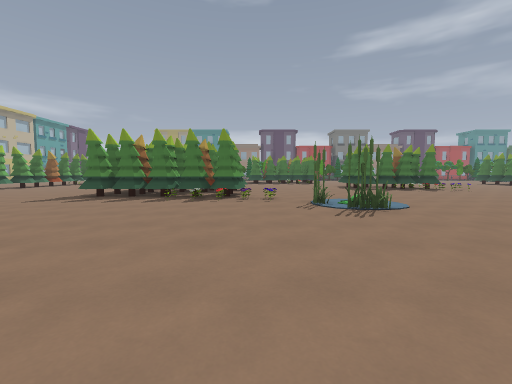
View 1 (above)

12 first-person views from a walk through a level from a Godot 3-D game. The camera is 1.4 m above the floor, tilts 4° down and sees 90° across. The floor is counted in squares, 2 m on a side. Each view is taken from the middle of a square. On the plan, view 1 faces up. The plan holds only what a view shows up to about 9 squares ahead; the rest is blank. The place goes on beyond the plan. Characters and animated objects are left out. Some surface patterns are stand-ins.

View 2
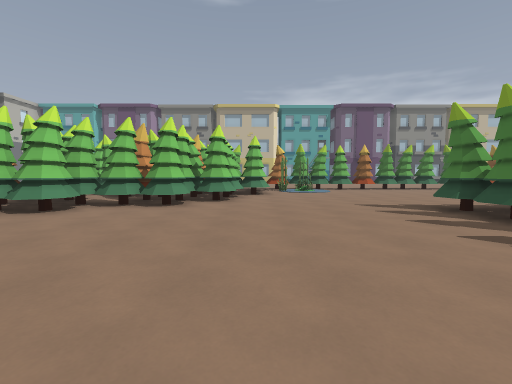

View 3
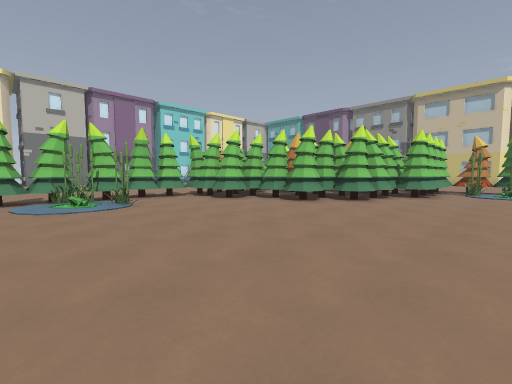

View 4
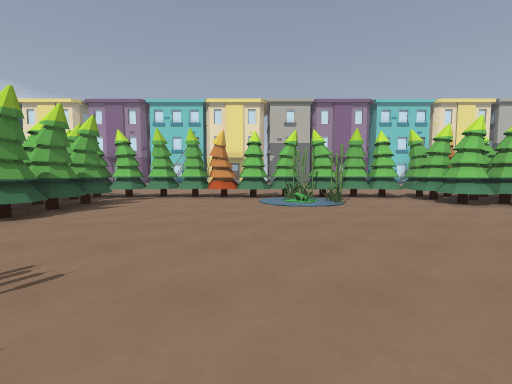

View 5
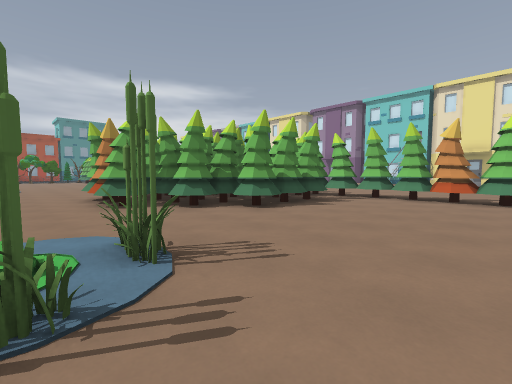

View 6
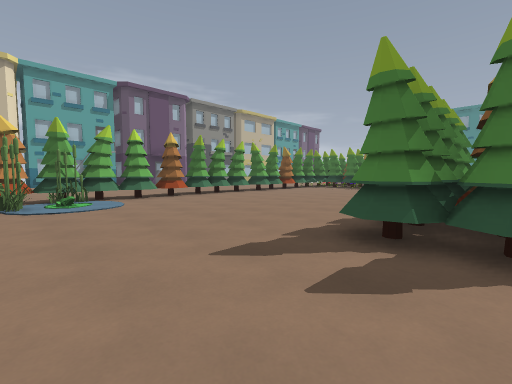

View 7
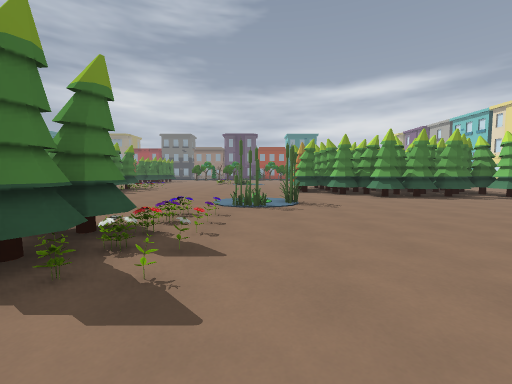

View 8
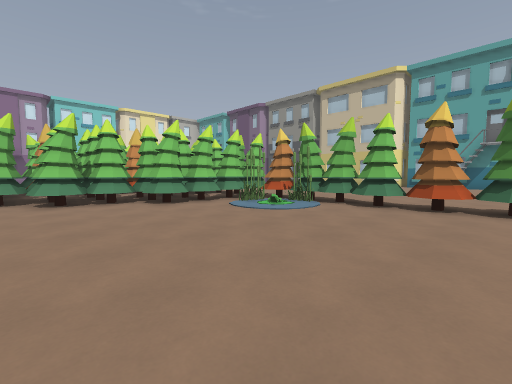

View 9
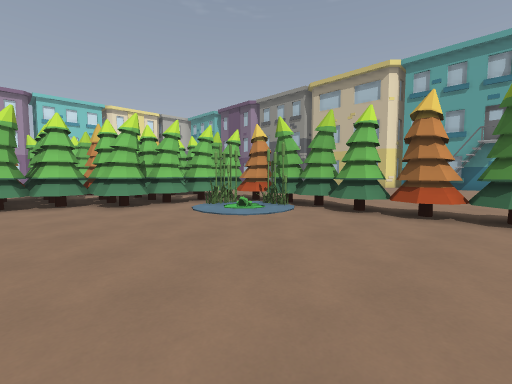

View 10
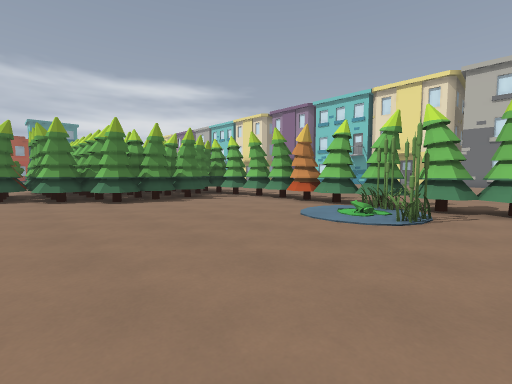

View 11
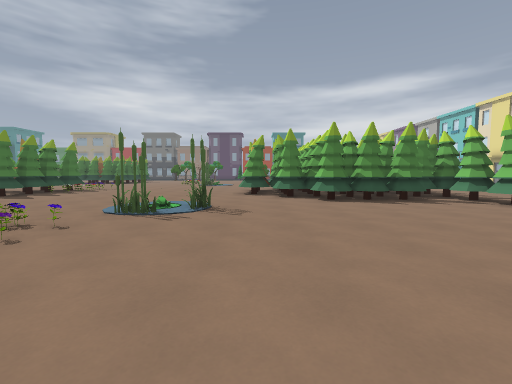

View 12
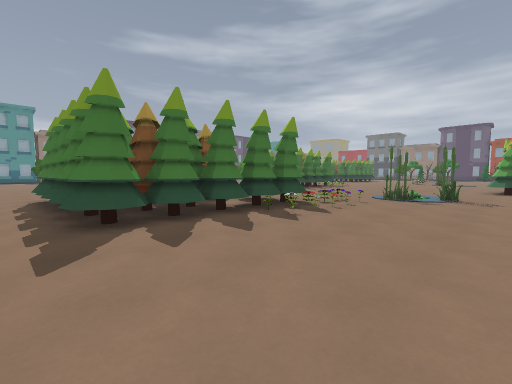

### Floor plan
Key: @ floor where view 1 was taken; # wall or solid block; . floor; = window, fence, low wall or low ledge.
Columns run from 15 left of view 1 to 11 right of it. Each row starts with its distance up from view 1.
 10 ...#......#       ....
  9 ...#......#####.........
  8 ...#......#####.........
  7 ...#..........==.......
  6 ...#.=...........#=.......
  5  ..##=...........#.........
  4   .####..............###...
  3    ######...........#####
  2    #######.........###
  1       ####.........###
  0       #  ##..#.@...##
 -1       #####.........#
 -2        ###############
 -3           ............
 -4             ....... ..
 -5             ......

Positions as (right, up) in squares from view 1, and headings:
1: (0, 0), facing up
2: (0, 4), facing left
3: (0, 6), facing down-left
4: (0, 6), facing down
5: (0, 6), facing down-right
6: (-4, 5), facing up-left
7: (-4, 6), facing right
8: (-6, 10), facing down-left
9: (-7, 10), facing down-left
10: (-3, 4), facing down-right
11: (-3, 4), facing right
12: (-6, 4), facing up-right
